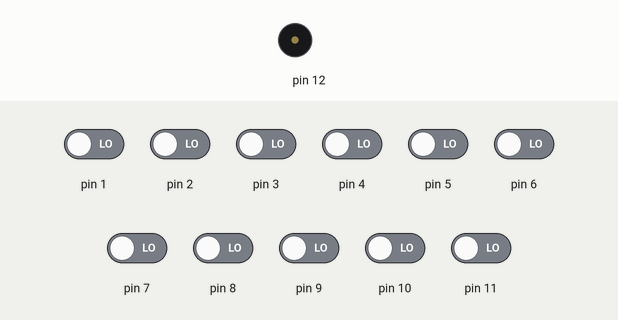
Simulated run of this sketch. Board: Arduino Uno, built with avr-gcc and run on an emulated ATmega328P. Shown: buzzer (waves = sounding). The inputs (shaded band) are chosen by the test bench; at power-on: pin 1–11 LOW.

Above: at 1.2 s.
1.3 s: pin 1 driven HIGH
At 2.6 s:
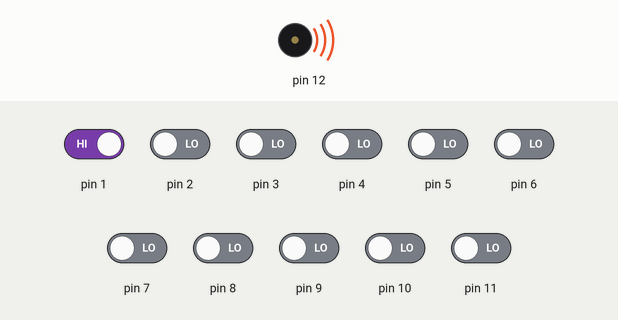
Timing chart, 0 to 4.3 s (numbered marks = the images above; inputs shaded):
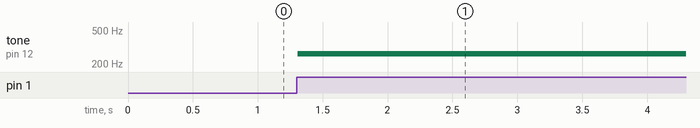

The sketch:

piano1.ino
```cpp
void setup()
{
  pinMode(12, OUTPUT);
  pinMode(11, INPUT);
  pinMode(10, INPUT);
  pinMode(9, INPUT);
  pinMode(8, INPUT);
  pinMode(7, INPUT);
  pinMode(6, INPUT);
  pinMode(5, INPUT);
  pinMode(4, INPUT);
  pinMode(3, INPUT);
  pinMode(2, INPUT);
  pinMode(1, INPUT);
}

void loop()
{
  if (digitalRead(11) == HIGH){
    tone(12, 698, 100);
  }
  if (digitalRead(10) == HIGH){
    tone(12, 659, 100);
  }
  if (digitalRead(9) == HIGH){
    tone(12, 587, 100);
  }
  if (digitalRead(8) == HIGH){
    tone(12, 523, 100);
  }
  if (digitalRead(7) == HIGH){
    tone(12, 494, 100);
  }
  if (digitalRead(6) == HIGH){
    tone(12, 440, 100);
  }
  if (digitalRead(5) == HIGH){
    tone(12, 392, 100);
  }
  if (digitalRead(4) == HIGH){
    tone(12, 349, 100);
  }
  if (digitalRead(3) == HIGH){
    tone(12, 330, 100);
  }
  if (digitalRead(2) == HIGH){
    tone(12, 294, 100);
  }
  if (digitalRead(1) == HIGH){
    tone(12, 262, 100);
  }
  delay(10);
}
```

Measured:
- after the input at 1.3 s, tone on pin 12: silent → 262 Hz at once
